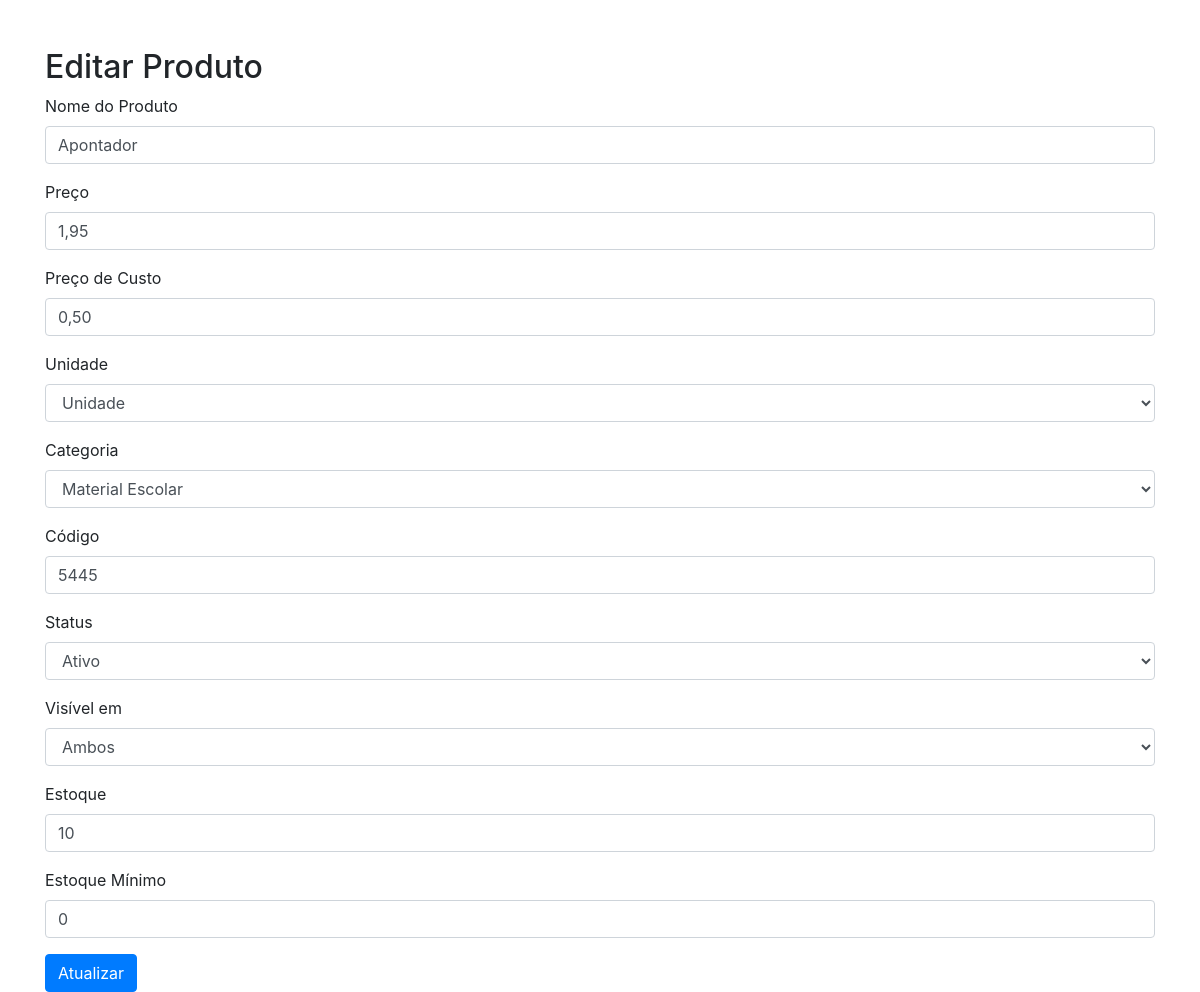
The app's page /editar_produto.php?id=2 (signed in) with its own data.
### tables this page shows
CREATE TABLE `produtos` (
  `id` int(11) NOT NULL,
  `nome` varchar(100) NOT NULL,
  `preco` decimal(10,2) NOT NULL,
  `preco_custo` decimal(10,2) NOT NULL,
  `unidade` enum('unidade','kilograma','centimetros') NOT NULL,
  `categoria_id` int(11) NOT NULL,
  `codigo` varchar(50) NOT NULL,
  `status` enum('ativo','inativo') NOT NULL,
  `visivel_em` enum('PDV','Site','Ambos') NOT NULL,
  `created_at` timestamp NOT NULL DEFAULT current_timestamp(),
  `estoque` int(11) DEFAULT 0,
  `estoque_minimo` int(11) DEFAULT 0
);

CREATE TABLE `categorias` (
  `id` int(11) NOT NULL,
  `nome` varchar(100) NOT NULL,
  `created_at` timestamp NOT NULL DEFAULT current_timestamp()
);

### editar_produto.php (the view, shortened to what this page needs)
<?php
require 'db.php';
$id = $_GET['id'];
$stmt = $pdo->prepare('SELECT * FROM produtos WHERE id = ?');
$stmt->execute([$id]);
$produto = $stmt->fetch(PDO::FETCH_ASSOC);
$stmt = $pdo->query('SELECT id, nome FROM categorias');
$categorias = $stmt->fetchAll();
?>
<!DOCTYPE html>
<html lang="pt-br">
<head>
    <link rel="stylesheet" href="https://stackpath.bootstrapcdn.com/bootstrap/4.5.2/css/bootstrap.min.css">
</head>
<body>
    <div class="container">
        <h2 class="mt-5">Editar Produto</h2>
        <form method="POST" action="editar_produto.php?id=<?= $id ?>">
            <div class="form-group">
                <label for="nome">Nome do Produto</label>
                <input type="text" name="nome" class="form-control" id="nome" value="<?= $produto['nome'] ?>" required>
            </div>
            <div class="form-group">
                <label for="preco">Preço</label>
                <input type="text" name="preco" class="form-control" id="preco" value="<?= number_format($produto['preco'], 2, ',', '.') ?>" required>
            </div>
            <div class="form-group">
                <label for="preco_custo">Preço de Custo</label>
                <input type="text" name="preco_custo" class="form-control" id="preco_custo" value="<?= number_format($produto['preco_custo'], 2, ',', '.') ?>" required>
            </div>
            <div class="form-group">
                <label for="unidade">Unidade</label>
                <select name="unidade" class="form-control" id="unidade" required>
                    <option value="unidade" <?= $produto['unidade'] == 'unidade' ? 'selected' : '' ?>>Unidade</option>
                </select>
            </div>
            <div class="form-group">
                <label for="categoria_id">Categoria</label>
                <select name="categoria_id" class="form-control" id="categoria_id" required>
                    <?php foreach ($categorias as $categoria): ?>
                        <option value="<?= $categoria['id'] ?>" <?= $produto['categoria_id'] == $categoria['id'] ? 'selected' : '' ?>><?= $categoria['nome'] ?></option>
                    <?php endforeach; ?>
                </select>
            </div>
            <div class="form-group">
                <label for="codigo">Código</label>
                <input type="text" name="codigo" class="form-control" id="codigo" value="<?= $produto['codigo'] ?>" required>
            </div>
            <div class="form-group">
                <label for="status">Status</label>
                <select name="status" class="form-control" id="status" required>
                    <option value="ativo" <?= $produto['status'] == 'ativo' ? 'selected' : '' ?>>Ativo</option>
                </select>
            </div>
            <div class="form-group">
                <label for="visivel_em">Visível em</label>
                <select name="visivel_em" class="form-control" id="visivel_em" required>
                    <option value="Ambos" <?= $produto['visivel_em'] == 'Ambos' ? 'selected' : '' ?>>Ambos</option>
                </select>
            </div>
            <div class="form-group">
                <label for="estoque">Estoque</label>
                <input type="number" name="estoque" class="form-control" id="estoque" value="<?= $produto['estoque'] ?>" required>
            </div>
            <div class="form-group">
                <label for="estoque_minimo">Estoque Mínimo</label>
                <input type="number" name="estoque_minimo" class="form-control" id="estoque_minimo" value="<?= $produto['estoque_minimo'] ?>" required>
            </div>
            <button type="submit" class="btn btn-primary">Atualizar</button>
        </form>
    </div>
</body>
</html>

### records on screen
produtos: nome "Apontador", preco "1,95", preco_custo "0,50", unidade "Unidade", categoria_id "Material Escolar", codigo "5445", status "Ativo", visivel_em "Ambos", estoque "10", estoque_minimo "0"
